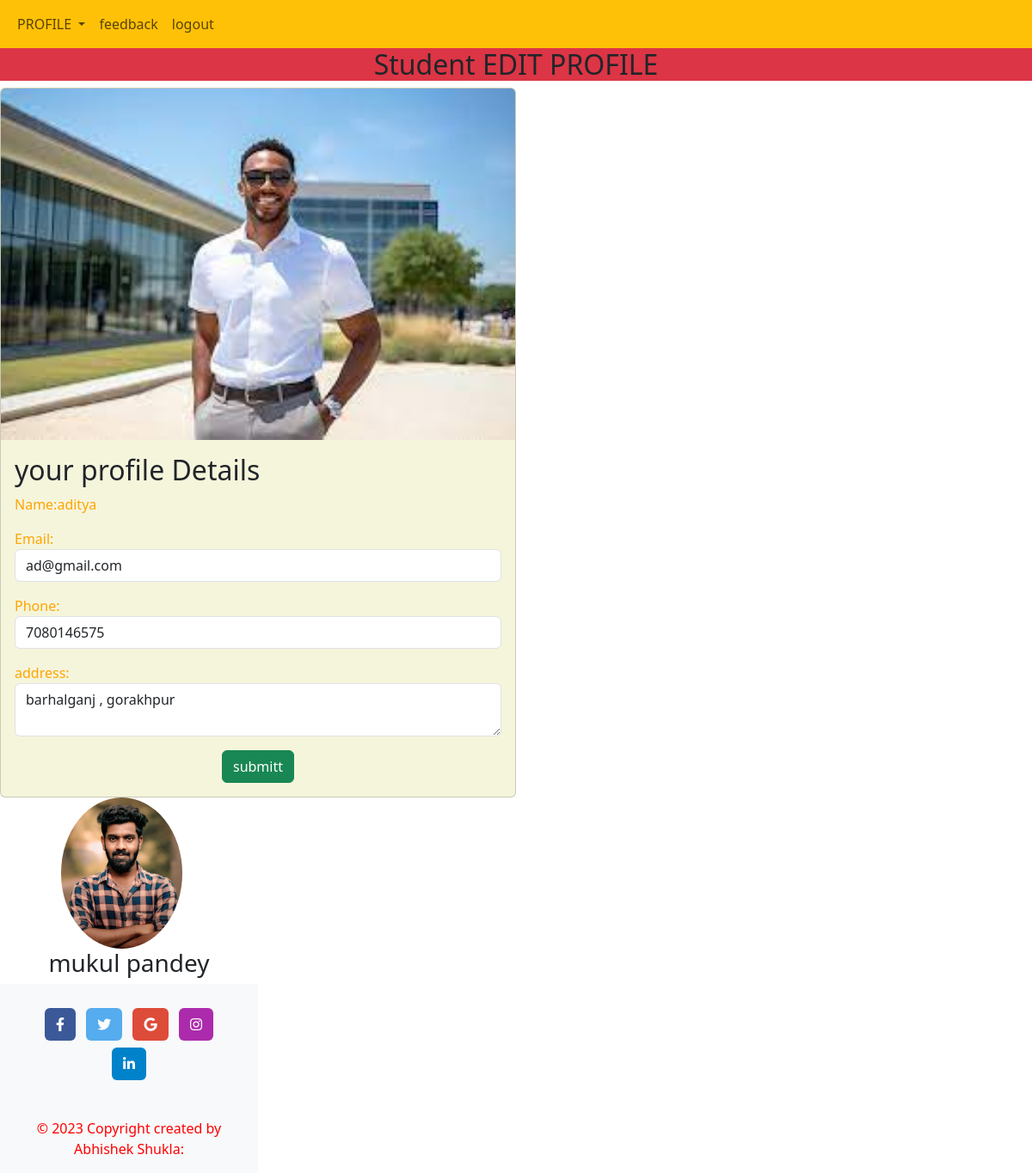
/student_edit_profile/ (signed in), run on the app's committed database.
### myapp/models.py (models this page shows, shortened)
class Student(models.Model):
    course=models.ForeignKey(Course,on_delete=models.DO_NOTHING,default="")
    name=models.CharField(max_length=45)
    email=models.EmailField(max_length=45)
    phone=models.CharField(max_length=10)
    student_id=models.CharField(max_length=40,primary_key=True,default="")
    student_password=models.CharField(max_length=40)
    gender=models.CharField(max_length=6,choices=gender)
    description=models.TextField()
    address=models.TextField()
    student_pic=models.FileField(max_length=200,upload_to="myapp/student_pic",default="")

### myapp/student_views.py (the view, shortened to what this page needs)
# urls.py: path("student_edit_profile/",student_views.student_edit_profile,name="student_edit_profile"),
def student_edit_profile(request):
    if request.method=="GET":
        s_id=request.session["student_key"]
        student_obj=Student.objects.get(student_id=s_id)
        student_dict={"student_data":student_obj}
        return render(request,'myapp/student/student_editprofile.html',student_dict)

### myapp/templates/myapp/student/student_editprofile.html (shortened to what this page needs)
{% extends 'myapp/student/student_base.html'%}
{%block content%}
<div class="container-fluid bg-danger">
<h2 style="text-align: center;">Student EDIT PROFILE</h2>
</div>
<form method="post" action="/student_edit_profile/">
<div class="card" style="width: 50%;height: auto;background-color: beige;max-width: left;">
    <img class="card-img-top" src="/media/{{student_data.student_pic}}" alt="Card image cap">
    <div class="card-body">
        <h2>your profile Details</h2>
        <p class="card-text">Name:{{student_data.name}}
        </p>
        <p class="card-text">Email:
            <input type="email" name="useremail" class="form-control"
            required value={{student_data.email}}
        </p>
        </p>
        <p class="card-text">Phone:
            <input type="number" name="userphone" class="form-control"
            required value={{student_data.phone}}
        </p>
        </p>
        <p class="card-text">address:
            <textarea name="useraddress" class="form-control" required>{{student_data.address}}</textarea>
        </p>
        <div class="text-center">
            <button class="btn btn-success">submitt</button>
        </div>
            </div>
        </div>
        </form>
        {%endblock%}

### data on the page
Student: student_pic (picture), name "aditya", useremail "ad@gmail.com", userphone "7080146575", useraddress "barhalganj , gorakhpur"
